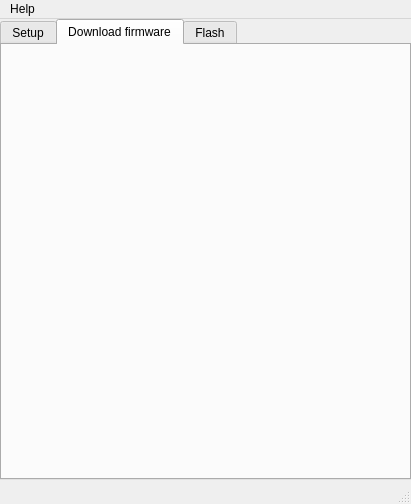
<?xml version="1.0" encoding="UTF-8"?>
<ui version="4.0">
 <class>MainWindow</class>
 <widget class="QMainWindow" name="MainWindow">
  <property name="geometry">
   <rect>
    <x>0</x>
    <y>0</y>
    <width>411</width>
    <height>504</height>
   </rect>
  </property>
  <property name="windowTitle">
   <string>MainWindow</string>
  </property>
  <widget class="QWidget" name="centralwidget">
   <widget class="QTabWidget" name="tabWidget">
    <property name="geometry">
     <rect>
      <x>0</x>
      <y>0</y>
      <width>411</width>
      <height>461</height>
     </rect>
    </property>
    <property name="currentIndex">
     <number>1</number>
    </property>
    <widget class="QWidget" name="tab">
     <attribute name="title">
      <string>Setup</string>
     </attribute>
     <widget class="QWidget" name="verticalLayoutWidget">
      <property name="geometry">
       <rect>
        <x>0</x>
        <y>0</y>
        <width>401</width>
        <height>51</height>
       </rect>
      </property>
      <layout class="QVBoxLayout" name="verticalLayout">
       <item>
        <widget class="QLabel" name="label">
         <property name="text">
          <string>Check and install depdencies needed for flash</string>
         </property>
        </widget>
       </item>
      </layout>
     </widget>
     <widget class="QWidget" name="horizontalLayoutWidget">
      <property name="geometry">
       <rect>
        <x>0</x>
        <y>50</y>
        <width>401</width>
        <height>41</height>
       </rect>
      </property>
      <layout class="QHBoxLayout" name="horizontalLayout">
       <item>
        <widget class="QLabel" name="label_2">
         <property name="text">
          <string>Tool</string>
         </property>
         <property name="alignment">
          <set>Qt::AlignCenter</set>
         </property>
        </widget>
       </item>
       <item>
        <widget class="QLabel" name="label_3">
         <property name="text">
          <string>Check</string>
         </property>
         <property name="alignment">
          <set>Qt::AlignCenter</set>
         </property>
        </widget>
       </item>
       <item>
        <widget class="QLabel" name="label_4">
         <property name="text">
          <string>Install</string>
         </property>
         <property name="alignment">
          <set>Qt::AlignCenter</set>
         </property>
        </widget>
       </item>
       <item>
        <widget class="QLabel" name="label_5">
         <property name="text">
          <string>Status</string>
         </property>
         <property name="alignment">
          <set>Qt::AlignCenter</set>
         </property>
        </widget>
       </item>
      </layout>
     </widget>
     <widget class="QWidget" name="gridLayoutWidget">
      <property name="geometry">
       <rect>
        <x>0</x>
        <y>90</y>
        <width>401</width>
        <height>41</height>
       </rect>
      </property>
      <layout class="QGridLayout" name="gridLayout">
       <item row="0" column="0">
        <widget class="QLabel" name="label_6">
         <property name="text">
          <string>Git</string>
         </property>
         <property name="alignment">
          <set>Qt::AlignCenter</set>
         </property>
        </widget>
       </item>
       <item row="0" column="2">
        <widget class="QPushButton" name="pushButton_2">
         <property name="text">
          <string>install</string>
         </property>
        </widget>
       </item>
       <item row="0" column="1">
        <widget class="QPushButton" name="pushButton">
         <property name="text">
          <string>check</string>
         </property>
        </widget>
       </item>
       <item row="0" column="3">
        <widget class="QLabel" name="label_7">
         <property name="text">
          <string>unknow</string>
         </property>
         <property name="alignment">
          <set>Qt::AlignCenter</set>
         </property>
        </widget>
       </item>
      </layout>
     </widget>
     <widget class="QWidget" name="gridLayoutWidget_2">
      <property name="geometry">
       <rect>
        <x>0</x>
        <y>390</y>
        <width>401</width>
        <height>41</height>
       </rect>
      </property>
      <layout class="QGridLayout" name="gridLayout_2">
       <item row="0" column="0">
        <widget class="QLabel" name="label_8">
         <property name="text">
          <string/>
         </property>
         <property name="alignment">
          <set>Qt::AlignCenter</set>
         </property>
        </widget>
       </item>
       <item row="0" column="2">
        <widget class="QPushButton" name="pushButton_4">
         <property name="text">
          <string>install</string>
         </property>
        </widget>
       </item>
       <item row="0" column="1">
        <widget class="QPushButton" name="pushButton_5">
         <property name="text">
          <string>check</string>
         </property>
        </widget>
       </item>
       <item row="0" column="3">
        <widget class="QLabel" name="label_9">
         <property name="text">
          <string>unknow</string>
         </property>
         <property name="alignment">
          <set>Qt::AlignCenter</set>
         </property>
        </widget>
       </item>
      </layout>
     </widget>
     <widget class="QLabel" name="label_10">
      <property name="geometry">
       <rect>
        <x>100</x>
        <y>370</y>
        <width>111</width>
        <height>17</height>
       </rect>
      </property>
      <property name="text">
       <string>Do them all</string>
      </property>
     </widget>
    </widget>
    <widget class="QWidget" name="tab_3">
     <attribute name="title">
      <string>Download firmware</string>
     </attribute>
    </widget>
    <widget class="QWidget" name="tab_2">
     <attribute name="title">
      <string>Flash</string>
     </attribute>
    </widget>
   </widget>
  </widget>
  <widget class="QStatusBar" name="statusbar"/>
  <widget class="QMenuBar" name="menubar">
   <property name="geometry">
    <rect>
     <x>0</x>
     <y>0</y>
     <width>411</width>
     <height>22</height>
    </rect>
   </property>
   <widget class="QMenu" name="menuHelp">
    <property name="title">
     <string>Help</string>
    </property>
    <addaction name="actionCode_source"/>
    <addaction name="actionCode_source_2"/>
    <addaction name="separator"/>
    <addaction name="actionAbout_one_green_io"/>
   </widget>
   <addaction name="menuHelp"/>
  </widget>
  <action name="actionSetup_depdencies">
   <property name="text">
    <string>New core</string>
   </property>
  </action>
  <action name="actionAbout">
   <property name="text">
    <string>Load core</string>
   </property>
  </action>
  <action name="actionSprinkler">
   <property name="text">
    <string>Sprinkler - esp32</string>
   </property>
  </action>
  <action name="actionClose">
   <property name="text">
    <string>Close</string>
   </property>
  </action>
  <action name="actionWater_esp32">
   <property name="text">
    <string>Water - esp32</string>
   </property>
  </action>
  <action name="actionWater_mege">
   <property name="text">
    <string>Water - mega</string>
   </property>
  </action>
  <action name="actionLight_esp32">
   <property name="text">
    <string>Light - esp32</string>
   </property>
  </action>
  <action name="actionCode_source">
   <property name="text">
    <string>Doc</string>
   </property>
  </action>
  <action name="actionCode_source_2">
   <property name="text">
    <string>Code source</string>
   </property>
  </action>
  <action name="actionAbout_one_green_io">
   <property name="text">
    <string>About one-green.io</string>
   </property>
  </action>
  <action name="actionDownload_latest">
   <property name="text">
    <string>Download latest</string>
   </property>
  </action>
 </widget>
 <resources/>
 <connections/>
</ui>
